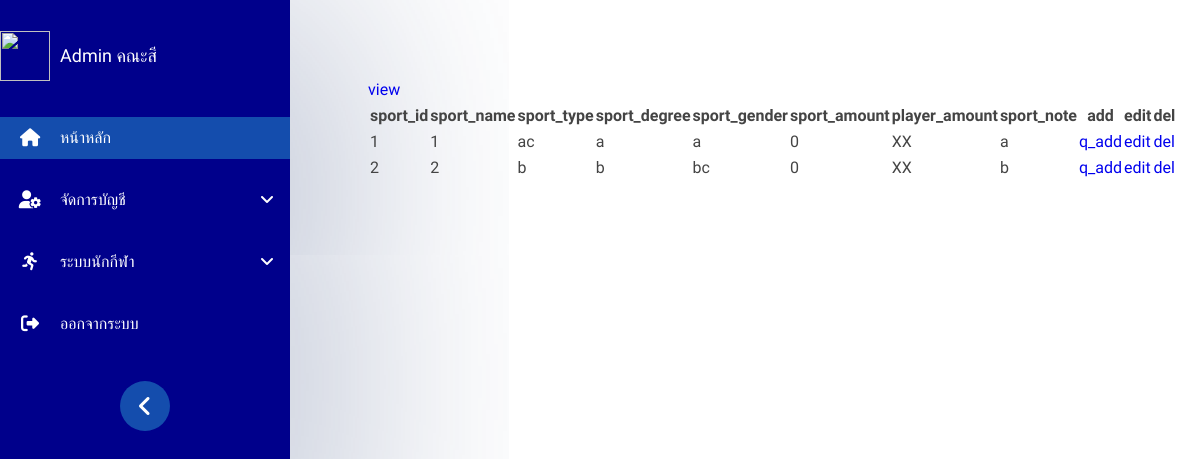
The app's page /admin_sport.php?page=add_sport&sub_page=view (signed in), older data.
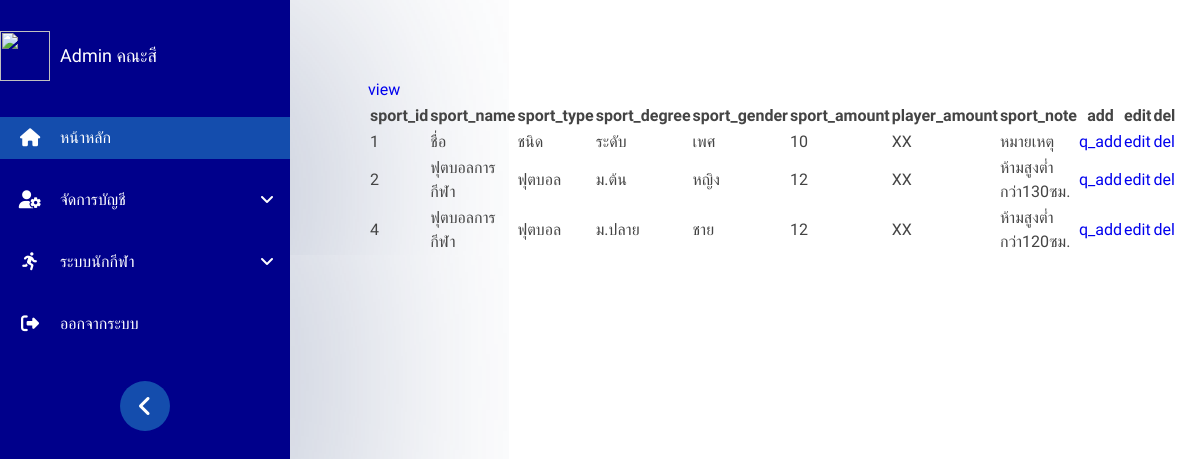
The same page, newer data.
### tables this page shows
CREATE TABLE `sports` (
  `sport_id` int(11) NOT NULL,
  `sport_name` varchar(32) NOT NULL,
  `sport_type` varchar(64) NOT NULL,
  `sport_degree` varchar(16) NOT NULL,
  `sport_gender` varchar(8) NOT NULL,
  `sport_amount` int(2) NOT NULL,
  `sport_note` varchar(256) NOT NULL
);

### admin_sport/view/view_add_sport.php (the view)
<body>
	<center>
	<table class="table_all">
		<tr>
			<th>sport_id</th>
			<th>sport_name</th>
			<th>sport_type</th>
			<th>sport_degree</th>
			<th>sport_gender</th>
			<th>sport_amount</th>
			<th>player_amount</th>
			<th>sport_note</th>
			<th>add</th>
			<th>edit</th>
			<th>del</th>
		</tr>
		<?php
			$sql_find_sports = "SELECT * FROM `sports`";
			$result_find_sports = mysqli_query($conn, $sql_find_sports);
			if (mysqli_num_rows($result_find_sports) > 0) {
				while ($row_find_sports = mysqli_fetch_assoc($result_find_sports)) {
					echo "<tr>
							<td>".$row_find_sports['sport_id']."</td>
							<td>".$row_find_sports['sport_name']."</td>
							<td>".$row_find_sports['sport_type']."</td>
							<td>".$row_find_sports['sport_degree']."</td>
							<td>".$row_find_sports['sport_gender']."</td>
							<td>".$row_find_sports['sport_amount']."</td>
							<td> XX </td>
							<td>".$row_find_sports['sport_note']."</td>
							<td class=add><a href=\"admin_sport.php?page=add_sport&sub_page=add&sport_id=".$row_find_sports['sport_id']."\">q_add</a></td>
							<td class=edit><a href=\"admin_sport.php?page=add_sport&sub_page=edit&sport_id=".$row_find_sports['sport_id']."\">edit</a></td>
							<td class=del><a href=\"admin_sport.php?page=add_sport&sub_page=del&sport_id=".$row_find_sports['sport_id']."\">del</a></td>
						</tr>";
				}
			}else{
				echo "no sport found...";
			}
		 ?>
	</table>
	</center>
</body>
</html>

### admin_sport.php (shortened to what this page needs)
<!DOCTYPE html>
<html>
<head>
	<link rel="stylesheet"  href="element/styles_admin.css">
    <link href='https://unpkg.com/boxicons@2.0.9/css/boxicons.min.css' rel='stylesheet'>
    <link rel="stylesheet" href="https://cdnjs.cloudflare.com/ajax/libs/font-awesome/6.6.0/css/all.min.css" />
</head>
<body>
<nav id="sidebar-ad">
    <div class="logo-ad">
        <img src="http://samakkhi.ac.th/wp-content/uploads/2022/07/swk-150x150.png" width="50px" height="50px" >
        <span class="logo-text">Admin คณะสี</span>
    </div>
    <div>
    <ul class="menu">
      <li>
        <a href="?page=main_page" class="active"><span class="icon">
        <i class="fa-solid fa-house"></i></span>
          <span >หน้าหลัก</span>
        </a>
      </li>
       <li>
          <a href="#" class="dropdown">
          <span class="icon"><i class="fas fa-user-gear"></i></span>
          <span class="text">จัดการบัญชี </span>
          <span class="arrow"><i class="fas fa-angle-down"></i></span>
          </a>
      </li>
      <li>
        <a href="#" class="dropdown">
          <span class="icon"><i class="fa-solid fa-person-running"></i></span>
          <span class="text">ระบบนักกีฬา </span>
          <span class="arrow"><i class="fas fa-angle-down"></i></span>
        </a>
      </li>
	  <li>
        <a href="?page=log_out"><span  class="icon">
        <i class="fas fa-sign-out-alt"></i></span>
          <span>ออกจากระบบ</span>
        </a>
      </li>
 </ul>
    <span class="toggle">
      <i class="fas fa-angle-left"></i>
    </span>
    </div>
  </nav>
  <main>
    <div class="container">
<?php
switch ($_GET['page']) {
	case 'add_sport':
		include 'admin_sport/add_sport.php';
		break;
}
?>
</body>
</html>

### admin_sport/add_sport.php (shortened to what this page needs)
<body>
<ul>
	<li><a href="?page=add_sport&sub_page=view" class="btn_viewadd">view</a></li>
</ul>
<?php
switch ($_GET['sub_page']) {
	case 'view':
		include 'admin_sport/view/view_add_sport.php';
		break;
}
 ?>
</body>
</html>

### element/styles_admin.css (style rules this page uses)
* { margin: 0; padding: 0; box-sizing: border-box; text-decoration: none; list-style: none; font-family: "Mitr", sans-serif; }
:root { --base-clr: #11121a; --line-clr: #42434a; --hover-clr: #222533; --text-clr: #e6e6ef; --accent-clr: #5e63ff; --secondary-text-clr: #b0b3c1; }
body { min-height: 100vh; min-height: 100dvh; color: #444444; display: grid; grid-template-columns: auto 1fr ; line-height: 1.5rem; }
nav { box-sizing: border-box; min-height: 100dvh; width: 290px; background-color: darkblue; box-shadow: 5px 5px 400px 2px rgba(40, 62, 115, 0.5); overflow-y: auto; overflow-x: hidden; transition: 0.4s ease; white-space: nowrap; }
#sidebar-ad a { text-decoration: none; color: white; }
.logo-ad { padding-left: 10px; margin-bottom: 20px; margin-top: 15px; display: flex; white-space: nowrap; padding: 16px 0; }
.logo-text { color: white; display: flex; align-items: center; margin-left: 10px; font-size: 18px; }
.menu li { margin-bottom: 20px; }
.menu li a { display: flex; align-items: center; width: 100%; transition: 0.4s ease; height: 100%; padding: 9px 0; font-size: 16px; }
.menu li a.active, .menu li a.active:hover { background: rgb(20, 77, 173); color: white; }
.menu li a .icon { min-width: 60px; text-align: center; font-size: 18px; }
.menu li a .arrow { margin-left: auto; margin-right: 16px; }
.toggle { width: 50px; height: 50px; display: flex; justify-content: center; align-items: center; font-size: 24px; color: white; background-color: rgb(20, 77, 173); border-radius: 100%; margin: 0 auto 16px; margin-top: 36px; cursor: pointer; transition: 0.4s ease; }
main { padding: min(30px, 10%); float: right; }

Row changes from the older to the newer data that the page shows:
changed sports id 1: sport_name "1" → "ชื่อ"; sport_type "ac" → "ชนิด"; sport_degree "a" → "ระดับ"; sport_gender "a" → "เพศ"; sport_amount "0" → "10"; sport_note "a" → "หมายเหตุ"
changed sports id 2: sport_name "2" → "ฟุตบอลการกีฬา"; sport_type "b" → "ฟุตบอล"; sport_degree "b" → "ม.ต้น"; sport_gender "bc" → "หญิง"; sport_amount "0" → "12"; sport_note "b" → "ห้ามสูงต่ำกว่า130ซม."
added sports: sport_id "4", sport_name "ฟุตบอลการกีฬา", sport_type "ฟุตบอล", sport_degree "ม.ปลาย", sport_gender "ชาย", sport_amount "12", sport_note "ห้ามสูงต่ำกว่า120ซม."
